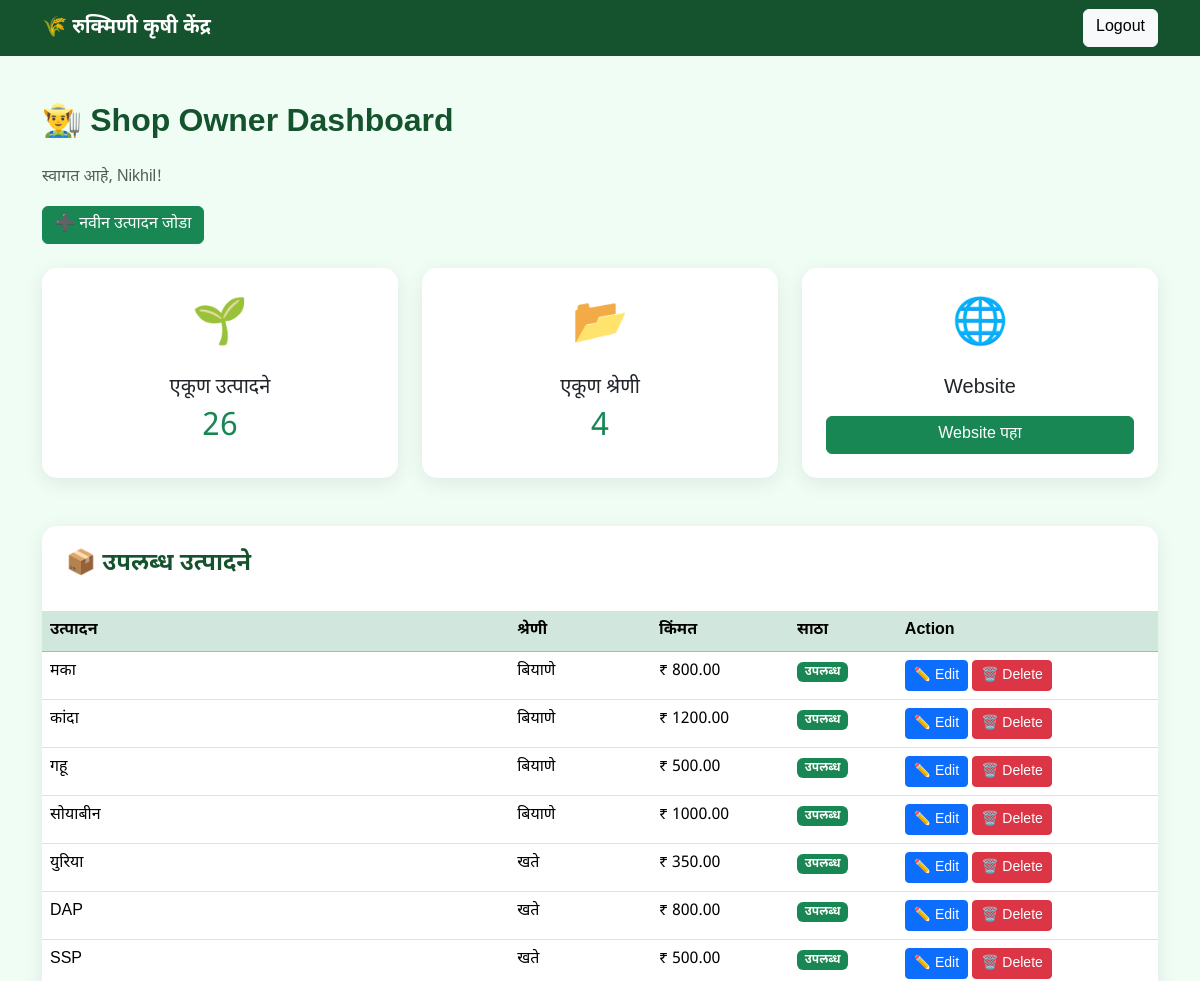
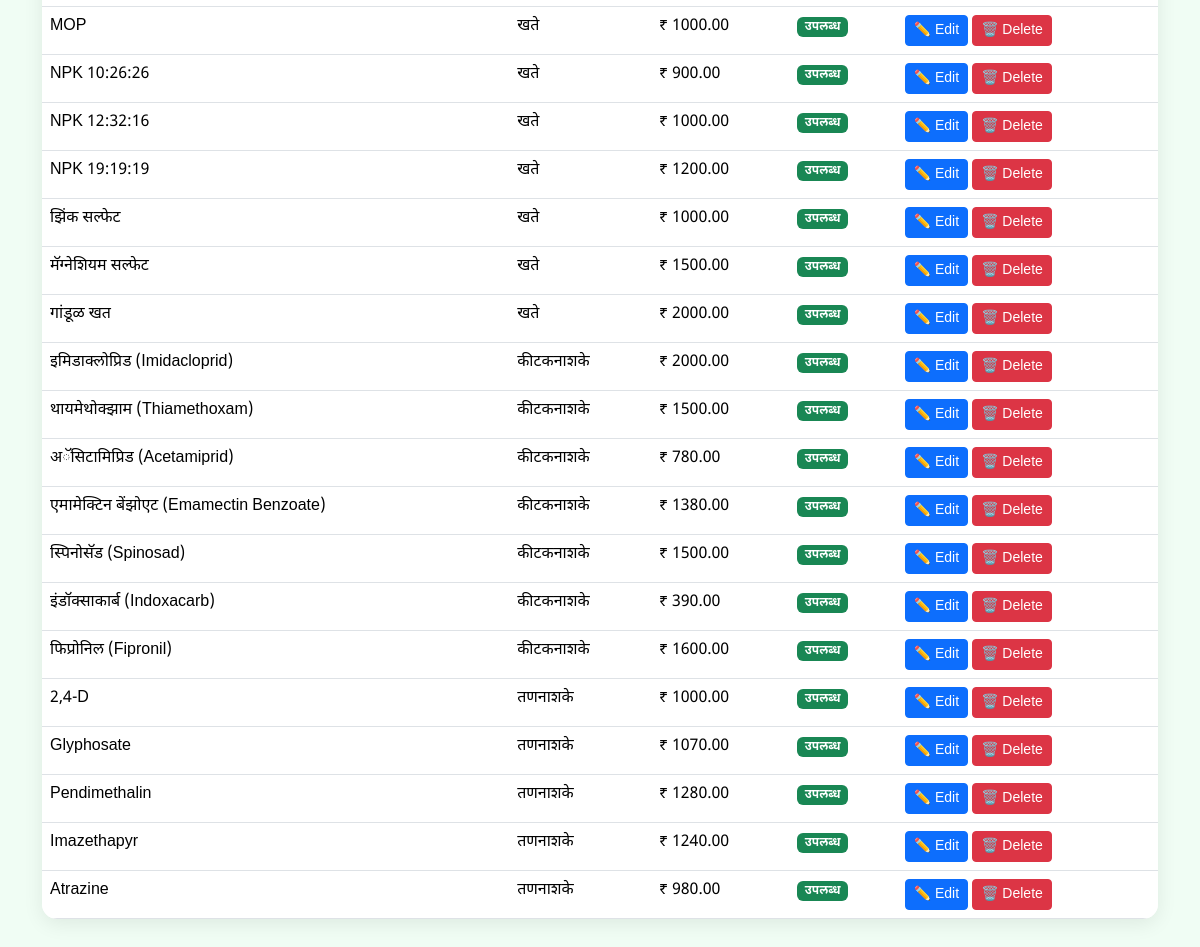
The page /dashboard/ (signed in) on the database its author committed (2 pictures, top to bottom).
### products/models.py (models this page shows, shortened)
class Product(models.Model):
    name = models.CharField(max_length=200, verbose_name="उत्पादनाचे नाव")
    category = models.ForeignKey(
        Category,
        on_delete=models.CASCADE,
        verbose_name="श्रेणी"
    )
    description = models.TextField(blank=True, verbose_name="वर्णन")
    price = models.DecimalField(
        max_digits=10,
        decimal_places=2,
        verbose_name="किंमत"
    )
    stock = models.PositiveIntegerField(default=0, verbose_name="साठा")
    image = models.ImageField(
        upload_to="products/",
        blank=True,
        null=True,
        verbose_name="उत्पादनाचा फोटो"
    )
    created_at = models.DateTimeField(
        auto_now_add=True,
        verbose_name="तयार केले"
    )
    class Meta:
        verbose_name = "उत्पादन"
        verbose_name_plural = "उत्पादने"

class Category(models.Model):
    name = models.CharField(max_length=100, verbose_name="श्रेणीचे नाव")
    class Meta:
        verbose_name = "श्रेणी"
        verbose_name_plural = "श्रेणी"

### products/views.py (the view)
# urls.py: path("dashboard/", views.dashboard, name="dashboard"),
@login_required
def dashboard(request):
    products = Product.objects.all()
    categories = Category.objects.all()
    return render(request, "dashboard.html", {
        "products": products,
        "categories": categories
    })

### templates/dashboard.html (shortened to what this page needs)
<!DOCTYPE html>
<html lang="mr">
<head>
    <link
        href="https://cdn.jsdelivr.net/npm/bootstrap@5.3.3/dist/css/bootstrap.min.css"
        rel="stylesheet"
    >
</head>
<body>
<nav class="navbar navbar-dark">
    <div class="container">
        <span class="navbar-brand">
            🌾 रुक्मिणी कृषी केंद्र
        </span>
        <a
            href="{% url 'owner_logout' %}"
            class="btn btn-light"
        >
            Logout
        </a>
    </div>
</nav>
<div class="container py-5">
    <h2 class="dashboard-title mb-4">
        👨‍🌾 Shop Owner Dashboard
    </h2>
    <p class="text-muted">
        स्वागत आहे, {{ request.user.username }}!
    </p>
    <a
        href="{% url 'add_product' %}"
        class="btn btn-success mb-4"
    >
        ➕ नवीन उत्पादन जोडा
    </a>
    <div class="row g-4 mb-5">
        <div class="col-md-4">
            <div class="card dashboard-card text-center p-4">
                <div class="icon">🌱</div>
                <h5 class="mt-3">
                    एकूण उत्पादने
                </h5>
                <h2 class="text-success">
                    {{ products|length }}
                </h2>
            </div>
        </div>
        <div class="col-md-4">
            <div class="card dashboard-card text-center p-4">
                <div class="icon">📂</div>
                <h5 class="mt-3">
                    एकूण श्रेणी
                </h5>
                <h2 class="text-success">
                    {{ categories|length }}
                </h2>
            </div>
        </div>
        <div class="col-md-4">
            <div class="card dashboard-card text-center p-4">
                <div class="icon">🌐</div>
                <h5 class="mt-3">
                    Website
                </h5>
                <a
                    href="/"
                    target="_blank"
                    class="btn btn-success mt-2"
                >
                    Website पहा
                </a>
            </div>
        </div>
    </div>
    <div class="product-table">
        <div class="p-4">
            <h4 class="dashboard-title">
                📦 उपलब्ध उत्पादने
            </h4>
        </div>
        <div class="table-responsive">
            <table class="table table-hover mb-0">
                <thead class="table-success">
                    <tr>
                        <th>उत्पादन</th>
                        <th>श्रेणी</th>
                        <th>किंमत</th>
                        <th>साठा</th>
                        <th>Action</th>
                    </tr>
                </thead>
                <tbody>
                    {% for product in products %}
                    <tr>
                        <td>
                            {{ product.name }}
                        </td>
                        <td>
                            {{ product.category.name }}
                        </td>
                        <td>
                            ₹ {{ product.price }}
                        </td>
                        <td>
                            {% if product.stock > 0 %}
                                <span class="badge bg-success">
                                    उपलब्ध
                                </span>
                            {% else %}
                                <span class="badge bg-danger">
                                    साठा नाही
                                </span>
                            {% endif %}
                        </td>
                        <td class="action-buttons">
                            <a
                                href="{% url 'edit_product' product.id %}"
                                class="btn btn-sm btn-primary"
                            >
                                ✏️ Edit
                            </a>
                            <form
                                method="POST"
                                action="{% url 'delete_product' product.id %}"
                                style="display:inline;"
                                onsubmit="return confirm('हे उत्पादन Delete करायचे आहे का?');"
                            >
                                <button
                                    type="submit"
                                    class="btn btn-sm btn-danger"
                                >
                                    🗑️ Delete
                                </button>
                            </form>
                        </td>
                    </tr>
                    {% endfor %}
                </tbody>
            </table>
        </div>
    </div>
</div>
</body>
</html>

### templates/dashboard.html (style rules this page uses)
body { background: #f0fdf4; font-family: "Noto Sans Devanagari", Arial, sans-serif; }
.navbar { background: #14532d; }
.navbar-brand { color: white !important; font-weight: bold; }
.dashboard-title { color: #14532d; font-weight: bold; }
.dashboard-card { border: none; border-radius: 15px; box-shadow: 0 5px 20px rgba(0,0,0,0.08); transition: 0.3s; }
.icon { font-size: 45px; }
.product-table { background: white; border-radius: 15px; overflow: hidden; box-shadow: 0 5px 20px rgba(0,0,0,0.08); }
.action-buttons { white-space: nowrap; }

### rows shown on the page
Product: name "मका", category.name "बियाणे", price "800.00", stock "उपलब्ध"
Product: name "कांदा", category.name "बियाणे", price "1200.00", stock "उपलब्ध"
Product: name "गहू", category.name "बियाणे", price "500.00", stock "उपलब्ध"
Product: name "सोयाबीन", category.name "बियाणे", price "1000.00", stock "उपलब्ध"
Product: name "युरिया", category.name "खते", price "350.00", stock "उपलब्ध"
Product: name "DAP", category.name "खते", price "800.00", stock "उपलब्ध"
Product: name "SSP", category.name "खते", price "500.00", stock "उपलब्ध"
Product: name "MOP", category.name "खते", price "1000.00", stock "उपलब्ध"
Product: name "NPK 10:26:26", category.name "खते", price "900.00", stock "उपलब्ध"
Product: name "NPK 12:32:16", category.name "खते", price "1000.00", stock "उपलब्ध"
Product: name "NPK 19:19:19", category.name "खते", price "1200.00", stock "उपलब्ध"
Product: name "झिंक सल्फेट", category.name "खते", price "1000.00", stock "उपलब्ध"
Product: name "मॅग्नेशियम सल्फेट", category.name "खते", price "1500.00", stock "उपलब्ध"
Product: name "गांडूळ खत", category.name "खते", price "2000.00", stock "उपलब्ध"
Product: name "इमिडाक्लोप्रिड (Imidacloprid)", category.name "कीटकनाशके", price "2000.00", stock "उपलब्ध"
Product: name "थायमेथोक्झाम (Thiamethoxam)", category.name "कीटकनाशके", price "1500.00", stock "उपलब्ध"
Product: name "अॅसिटामिप्रिड (Acetamiprid)", category.name "कीटकनाशके", price "780.00", stock "उपलब्ध"
Product: name "एमामेक्टिन बेंझोएट (Emamectin Benzoate)", category.name "कीटकनाशके", price "1380.00", stock "उपलब्ध"
Product: name "स्पिनोसॅड (Spinosad)", category.name "कीटकनाशके", price "1500.00", stock "उपलब्ध"
Product: name "इंडॉक्साकार्ब (Indoxacarb)", category.name "कीटकनाशके", price "390.00", stock "उपलब्ध"
Product: name "फिप्रोनिल (Fipronil)", category.name "कीटकनाशके", price "1600.00", stock "उपलब्ध"
Product: name "2,4-D", category.name "तणनाशके", price "1000.00", stock "उपलब्ध"
Product: name "Glyphosate", category.name "तणनाशके", price "1070.00", stock "उपलब्ध"
Product: name "Pendimethalin", category.name "तणनाशके", price "1280.00", stock "उपलब्ध"
Product: name "Imazethapyr", category.name "तणनाशके", price "1240.00", stock "उपलब्ध"
Product: name "Atrazine", category.name "तणनाशके", price "980.00", stock "उपलब्ध"

### other values the page prints
{{ request.user.username }} "Nikhil"
{{ products|length }} "26"
{{ categories|length }} "4"
